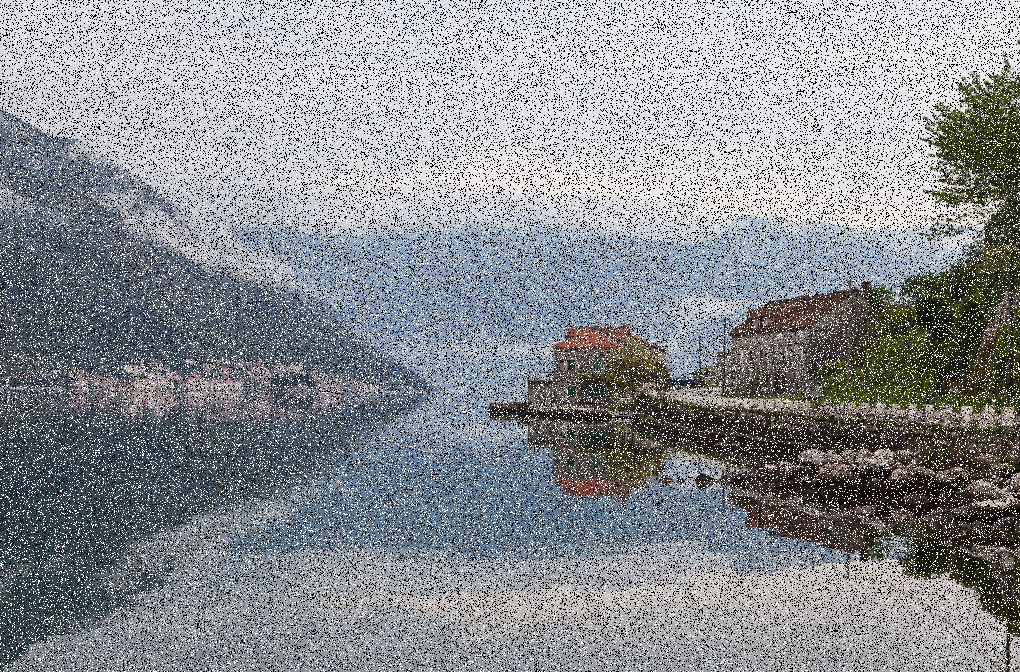
#> input picture pcd5/view.png, 1020 x 672 px
$ python sharpening.py
#> lines starting #> are read from the running program, lines starting #| are printed output that depends on the picture
import cv2
import numpy as np
import matplotlib.pyplot as plt

img = cv2.imread('view.png')
#> img is the input picture: shape (672, 1020, 3); mean B, G, R 144.9, 140.9, 136.7
if img is None:
    raise FileNotFoundError("kunci.jpeg tidak ditemukan")

rgb = cv2.cvtColor(img, cv2.COLOR_BGR2RGB)
kernel = np.array([
    [0, -1, 0],
    [-1, 5, -1],
    [0, -1, 0]
])

sharp = cv2.filter2D(rgb, -1, kernel)
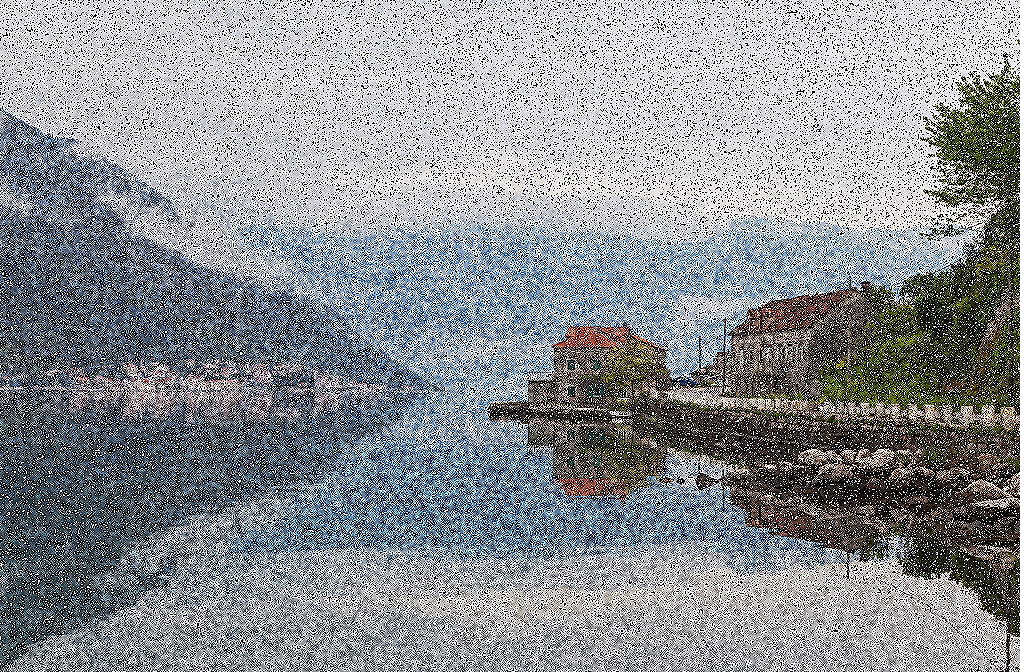
#> sharp: shape (672, 1020, 3); mean R, G, B 140.1, 144.6, 148.9

fig, ax = plt.subplots(1, 2, figsize=(10, 4))
for a, im, title in zip(ax, [rgb, sharp], ['Asli', 'Sharpening']):
    a.imshow(im)
    a.set_title(title)
    a.axis('off')
#> this loop made 2 passes
#> title on passes 1 to 2: 'Asli', 'Sharpening'

plt.tight_layout()
plt.show()
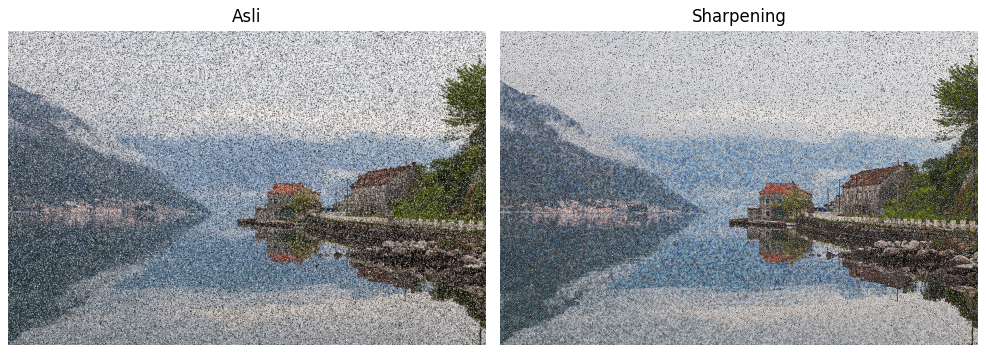
#> figure drawn by matplotlib, 2 panels
